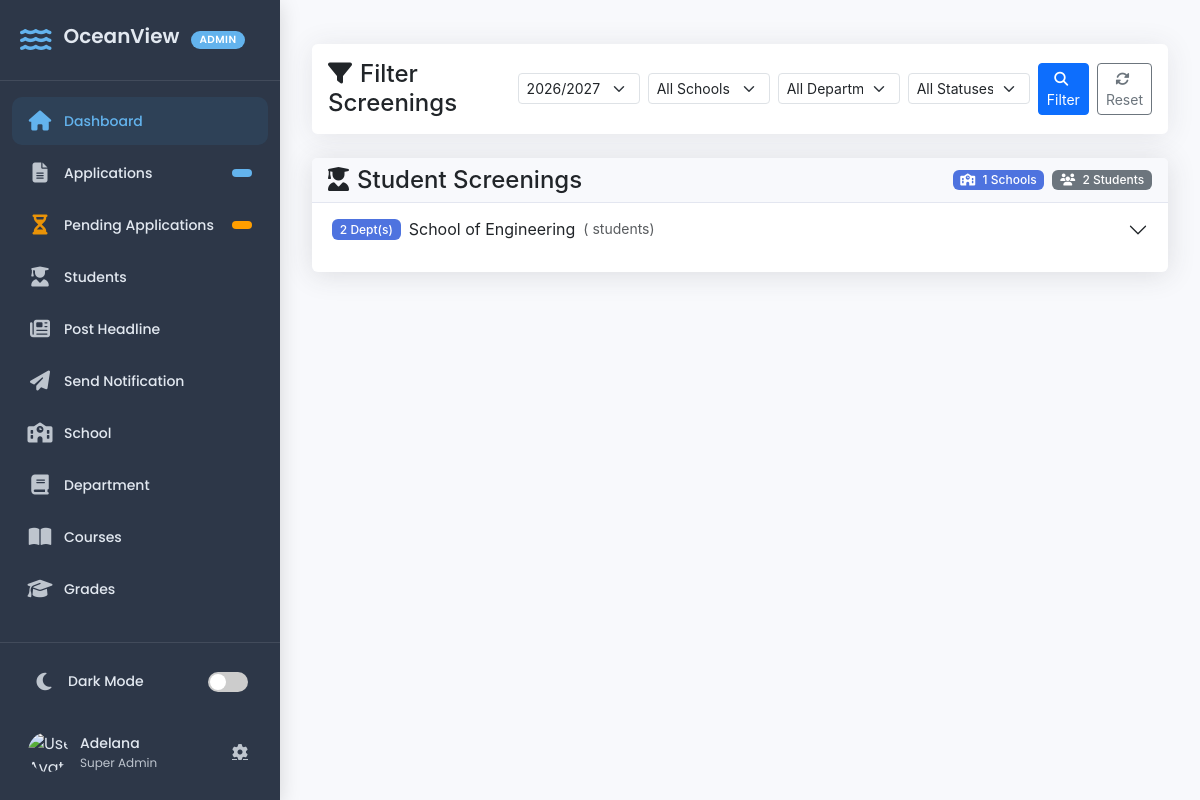
Page /screenings/ (signed in) on the committed database.
### portal/models.py (models this page shows, shortened)
class AcademicSession(models.Model):
    name = models.CharField(max_length=100, unique=True)
    class Meta:
        ordering = ["-id"]  # Orders by newest first

class School(models.Model):
    name = models.CharField(max_length=100, unique=True)
    def __str__(self):
        return self.name

### crm/views.py (the view, shortened to what this page needs)
# urls.py: path('screenings/', screening_list, name='screening_list'),
@login_required
def screening_list(request):
    is_officer = request.user.groups.filter(name='Screening Officer').exists()
    if not request.user.is_superuser and not is_officer:
        return HttpResponseForbidden("You do not have permission to view this applicant.")
    screenings = Screening.objects.select_related('student').order_by('-id')
    school_filter = request.GET.get('school')
    department_filter = request.GET.get('department')
    session_filter = request.GET.get('session')
    status_filter = request.GET.get('status')
    if not session_filter:
        latest_session = AcademicSession.objects.order_by('-id').first()
        session_filter = latest_session.name if latest_session else None
    if school_filter:
        screenings = screenings.filter(student__school__name=school_filter)
    if department_filter:
        screenings = screenings.filter(student__department__name=department_filter)
    if session_filter:
        screenings = screenings.filter(student__academic_session__name=session_filter)
    if status_filter:
        screenings = screenings.filter(status=status_filter)
    status_options = ['pending', 'approved', 'declined']
    schools = Student.objects.values_list('school__name', flat=True).distinct().order_by('school__name')
    departments = Student.objects.values_list('department__name', flat=True).distinct().order_by('department__name')
    if school_filter:
        departments = Student.objects.filter(school__name=school_filter)\
                                     .values_list('department__name', flat=True)\
                                     .distinct().order_by('department__name')
    grouped_screenings = {}
    for screening in screenings:
        school = screening.student.school
        department = screening.student.department
        if school not in grouped_screenings:
            grouped_screenings[school] = {}
        if department not in grouped_screenings[school]:
            grouped_screenings[school][department] = []
        grouped_screenings[school][department].append(screening)
    context = {
        'grouped_screenings': grouped_screenings,
        'schools': schools,
        'departments': departments,
        'sessions': [session_filter] if session_filter else [],
        'selected_school': school_filter,
        'selected_department': department_filter,
        'selected_session': session_filter,
        'total_students': screenings.count(),
        'selected_status': status_filter,
        'status_options': status_options,
    }
    return render(request, 'crm/screening_list.html', context)

### crm/context_processors.py (called while the page is built)
def user_roles(request):
    if request.user.is_authenticated:
        groups = request.user.groups.values_list("name", flat=True)
        return {"user_groups": groups}
    return {}

### portal/models.py (called while the page is built)
    def __str__(self):
        return self.name

### crm/templates/crm/screening_list.html (shortened to what this page needs)
<!DOCTYPE html>
{% load static %}
<html lang="en">
<head>
    <link href="https://cdn.jsdelivr.net/npm/bootstrap@5.3.0/dist/css/bootstrap.min.css" rel="stylesheet">
    <link rel="stylesheet" href="https://cdnjs.cloudflare.com/ajax/libs/font-awesome/6.4.0/css/all.min.css">
    <link rel="stylesheet" href="{% static 'crm/css/screening_list.css' %}">
</head>
<body>
    <div class="wrapper">
        {% include 'crm/sidebar.html' %}
        <div class="main-content" id="mainContent">
            <div class="container-fluid py-4">
                <div class="row">
                    <div class="col-12">
                        <div class="filter-container">
                            <div class="d-flex justify-content-between align-items-center header-container">
                                <h4 class="mb-0"><i class="fas fa-filter me-2"></i>Filter Screenings</h4>
                                <form method="get" class="filter-form d-flex align-items-center filter-controls" id="filterForm">
    <select class="form-select form-select-sm me-2" name="session" id="sessionFilter" readonly>
        {% if sessions %}
            <option value="{{ sessions.0 }}" selected>{{ sessions.0 }}</option>
        {% else %}
            <option>No Session</option>
        {% endif %}
    </select>
                                    <select class="form-select form-select-sm me-2" name="school" id="schoolFilter">
                                        <option value="">All Schools</option>
                                    </select>
                                    <select class="form-select form-select-sm me-2" name="department" id="departmentFilter">
                                        <option value="">All Departments</option>
                                    </select>
                                    <select class="form-select form-select-sm me-2" name="status" id="statusFilter">
    <option value="">All Statuses</option>
</select>
                                    <button type="submit" class="btn btn-sm btn-primary me-2" id="filterButton">
                                        <span class="btn-text">
                                            <i class="fas fa-search me-1"></i> Filter
                                        </span>
                                    </button>
                                    <a href="{% url 'screening_list' %}" class="btn btn-sm btn-outline-secondary">
                                        <i class="fas fa-sync-alt me-1"></i> Reset
                                    </a>
                                </form>
                            </div>
                        </div>
                        <div class="card">
                            <div class="card-header d-flex justify-content-between align-items-center">
                                <h4 class="mb-0"><i class="fas fa-user-graduate me-2"></i>Student Screenings</h4>
                                <div class="d-flex">
                                    <span class="badge bg-primary me-2">
                                        <i class="fas fa-school me-1"></i> {{ grouped_screenings|length }} Schools
                                    </span>
                                    <span class="badge bg-secondary">
                                        <i class="fas fa-users me-1"></i> {{ total_students }} Students
                                    </span>
                                </div>
                            </div>
                            <div class="card-body p-0">
                                {% if grouped_screenings %}
                                <div class="accordion" id="screeningAccordion">
                                    {% for school, departments in grouped_screenings.items %}
                                    <div class="accordion-item border-0 mb-3">
                                        <h2 class="accordion-header" id="heading{{ forloop.counter }}">
                                            <button class="accordion-button collapsed py-3" type="button" data-bs-toggle="collapse"
                                                data-bs-target="#collapse{{ forloop.counter }}" aria-expanded="false"
                                                aria-controls="collapse{{ forloop.counter }}">
                                                <span class="badge bg-primary me-2">{{ departments|length }} Dept(s)</span>
                                                School of {{ school }}
                                                <span class="ms-2 text-muted small">({{ school_student_counts.school }} students)</span>
                                            </button>
                                        </h2>
                                    </div>
                                    {% endfor %}
                                </div>
                                {% endif %}
                            </div>
                        </div>
                    </div>
                </div>
            </div>
        </div>
    </div>
</body>
</html>

### crm/templates/crm/sidebar.html (shortened to what this page needs)
{% load static %}
<!DOCTYPE html>
<html lang="en">
<head>
    <link rel="stylesheet" href="https://cdnjs.cloudflare.com/ajax/libs/font-awesome/6.4.0/css/all.min.css">
    <link rel="stylesheet" href="{% static 'crm/css/sidebar.css' %}">
</head>
<body>
<div class="sidebar-container">
    <div class="sidebar">
        <div class="sidebar-header">
            <div class="brand-wrapper">
                <i class="fas fa-water brand-icon"></i>
                <h3 class="brand-text">OceanView</h3>
                <span class="badge badge-admin">ADMIN</span>
            </div>
        </div>
        <ul class="sidebar-menu">
            <li class="menu-item active">
                <a href="{% url 'dashboard' %}" class="menu-link">
                    <span class="menu-icon"><i class="fas fa-home"></i></span>
                    <span class="menu-text">Dashboard</span>
                </a>
            </li>
            {% if request.user.is_superuser or request.user.groups.all.0.name == 'Admission Officer' %}
            <li class="menu-item">
                <a href="{% url 'applicant_list' %}" class="menu-link">
                    <span class="menu-icon"><i class="fas fa-file-alt"></i></span>
                    <span class="menu-text">Applications</span>
                    <span class="menu-badge">{{ total_applications }}</span>
                </a>
            </li>
            <li class="menu-item">
                <a href="{% url 'pending_list' %}" class="menu-link">
                    <span class="menu-icon"><i class="fas fa-hourglass-half"></i></span>
                    <span class="menu-text">Pending Applications</span>
                    <span class="menu-badge badge-warning">{{ total_pending_application }}</span>
                </a>
            </li>
            {% endif %}
            {% if request.user.is_superuser %}
                <li class="menu-item">
                    <a href="{% url 'student_list' %}" class="menu-link">
                        <span class="menu-icon"><i class="fas fa-user-graduate"></i></span>
                        <span class="menu-text">Students</span>
                    </a>
                </li>
                <li class="menu-item">
                    <a href="{% url 'Post_headline' %}" class="menu-link">
                        <span class="menu-icon"><i class="fas fa-newspaper"></i></span>
                        <span class="menu-text">Post Headline</span>
                    </a>
                </li>
                <li class="menu-item">
                    <a href="{% url 'Notify_student' %}" class="menu-link">
                        <span class="menu-icon"><i class="fas fa-paper-plane"></i></span>
                        <span class="menu-text">Send Notification</span>
                    </a>
                </li>
            {% endif %}
            {% if request.user.is_superuser or "Class Adviser" in user_groups or "HOD (Head of Department)" in user_groups or "Dean" in user_groups %}
                <li class="menu-item">
                    <a href="{% url 'school_list' %}" class="menu-link">
                        <span class="menu-icon"><i class="fas fa-school"></i></span>
                        <span class="menu-text">School</span>
                    </a>
                </li>
                <li class="menu-item">
                    <a href="{% url 'department_list' %}" class="menu-link">
                        <span class="menu-icon"><i class="fas fa-book"></i></span>
                        <span class="menu-text">Department</span>
                    </a>
                </li>
                <li class="menu-item">
                    <a href="{% url 'course_list' %}" class="menu-link">
                        <span class="menu-icon"><i class="fas fa-book-open"></i></span>
                        <span class="menu-text">Courses</span>
                    </a>
                </li>
                <li class="menu-item">
                    <a href="{% url 'grade_list' %}" class="menu-link">
                        <span class="menu-icon"><i class="fas fa-graduation-cap"></i></span>
                        <span class="menu-text">Grades</span>
                    </a>
                </li>
                <li class="menu-item">
                    <a href="{% url 'add_timetable' %}" class="menu-link">
                    </a>
                </li>
            {% endif %}
        </ul>
        <div class="sidebar-footer">
            <div class="settings-menu">
                <div class="dark-mode-toggle" onclick="toggleDarkMode()">
                    <div class="toggle-icon"><i id="darkModeIcon" class="fas fa-moon"></i></div>
                    <span id="darkModeText">Dark Mode</span>
                    <div class="toggle-switch">
                        <label for="darkModeSwitch"></label>
                    </div>
                </div>
            </div>
            <div class="user-profile">
                <div class="user-avatar">
                    <img src="{% static 'images/default-avatar.png' %}" alt="User Avatar">
                </div>
                <div class="user-info">
                    <span class="user-name">{{ request.user.get_full_name|default:request.user.username }}</span>
                    <span class="user-role">
                        {% if request.user.is_superuser %}
                            Super Admin
                        {% elif user_groups %}
                            {{ user_groups.0 }}
                        {% else %}
                            Staff
                        {% endif %}
                    </span>
                </div>
                <div class="user-actions">
                    <a href="#"><i class="fas fa-cog"></i></a>
                </div>
            </div>
        </div>
    </div>
</div>
</body>
</html>

### crm/static/crm/css/screening_list.css (style rules this page uses)
:root { --primary-color: #4e73df; --secondary-color: #858796; --success-color: #1cc88a; --danger-color: #e74a3b; --warning-color: #f6c23e; --light-bg: #f8f9fc; --sidebar-width: 250px; }
body { font-family: 'Nunito', -apple-system, BlinkMacSystemFont, 'Segoe UI', Roboto, 'Helvetica Neue', Arial, sans-serif; background-color: #f8f9fc; overflow-x: hidden; }
.wrapper { display: flex; min-height: 100vh; }
.main-content { flex: 1; margin-left: var(--sidebar-width); transition: margin-left 0.3s ease; padding: 20px; width: calc(100% - var(--sidebar-width)); }
.card { border: none; box-shadow: 0 0.15rem 1.75rem 0 rgba(58, 59, 69, 0.15); }
.card-header { background-color: #f8f9fc; border-bottom: 1px solid #e3e6f0; }
.badge { font-weight: 500; padding: 0.35em 0.65em; font-size: 0.75em; }
.badge.bg-primary { background-color: var(--primary-color) !important; }
.filter-container { background-color: white; padding: 1rem; border-radius: 0.35rem; box-shadow: 0 0.15rem 1.75rem 0 rgba(58, 59, 69, 0.1); margin-bottom: 1.5rem; }

### rows in the picture
AcademicSession: session "2026/2027"
School: departments "2", name "Engineering"

### other values in the picture
{{ request.user.get_full_name|default:request.user.username }} "Adelana"
{{ grouped_screenings|length }} "1"
{{ total_students }} "2"
